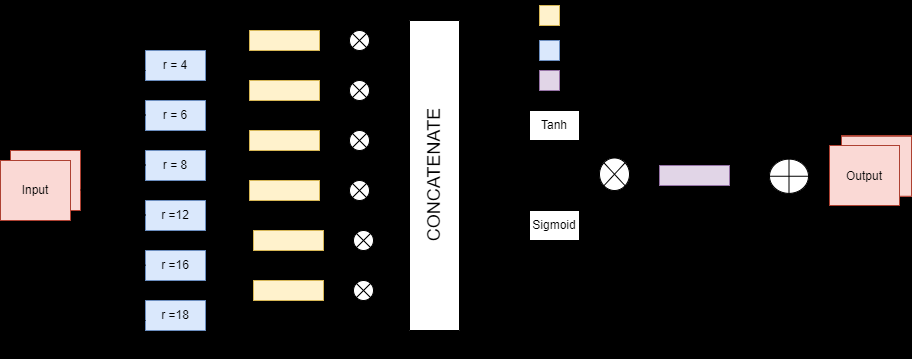
#> input picture images/GLASPP.png, 912 x 359 px
$ python -i preProcess.py   (imports and definitions only)   (older library calls are emulated)
#> lines starting #> are read from the running program, lines starting #| are printed output that depends on the picture
#> further down, picture is the input picture: shape (359, 912, 3); mean B, G, R 38, 38.5, 39.8

import os
import cv2
import sys
from skimage.exposure import match_histograms


def claheapproach(img,cliplimit = 2.0,tilesize = (8,8)):
#> called with cliplimit = 2, tilesize = (8, 8)
    clahe=cv2.createCLAHE(clipLimit= cliplimit, tileGridSize=tilesize)
    lab=cv2.cvtColor(img, cv2.COLOR_BGR2LAB)  # convert from BGR to LAB color space
#> lab: shape (359, 912, 3); mean of channels 0, 1, 2 39.3, 128.4, 128.5
    l,a,b=cv2.split(lab)  # split on 3 different channels
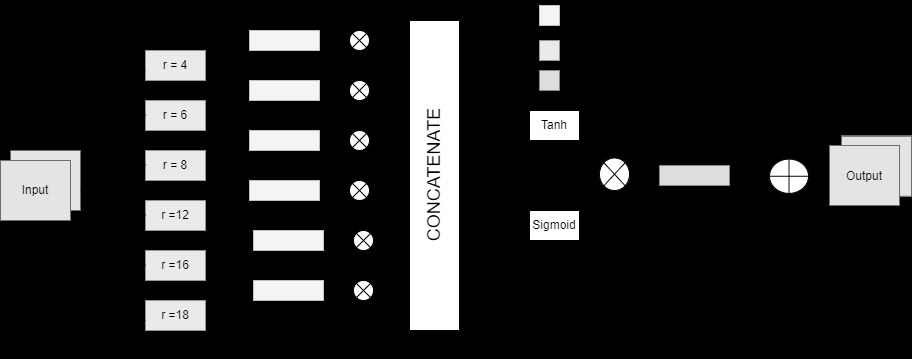
#> l: shape (359, 912); min 0, max 255, mean 39.3
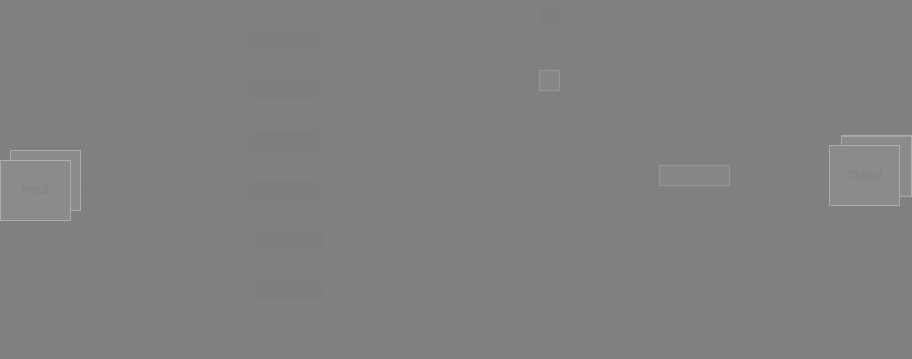
#> a: shape (359, 912); min 126, max 172, mean 128.4
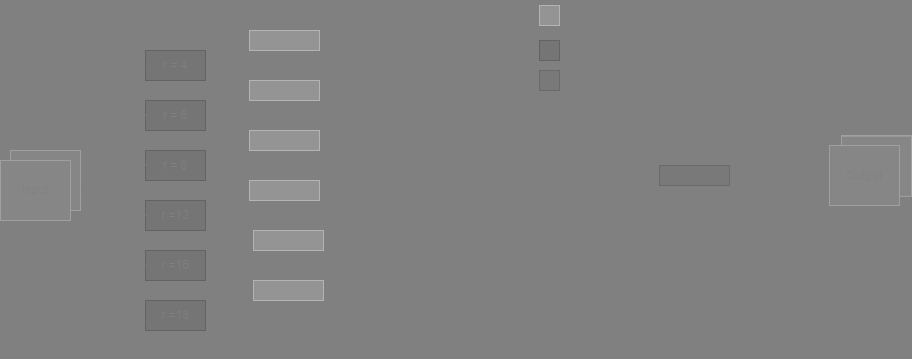
#> b: shape (359, 912); min 99, max 180, mean 128.5
    l2=clahe.apply(l)  # apply CLAHE to the L-channel
    lab=cv2.merge((l2,a,b))  # merge channels
#> lab: shape (359, 912, 3); mean of channels 0, 1, 2 41.9, 128.4, 128.5
    outputimage=cv2.cvtColor(lab, cv2.COLOR_LAB2BGR)  # convert from LAB to BGR
    return outputimage


def preprocess(path, path2):
    subFolders = os.listdir(path)
    for folder in subFolders:
        os.mkdir(os.path.join(path2), folder)
        newPath = os.path.join(path, folder)
        imageFolders = os.listdir(newPath)
        folderA = os.path.join(newPath, imageFolders[0])
        folderB = os.path.join(newPath, imageFolders[1])
        folderLabel = os.path.join(newPath, imageFolders[2])
        os.mkdir(os.path.join(path2, folder, folderA))
        os.mkdir(os.path.join(path2, folder, folderB))
        os.mkdir(os.path.join(path2, folder, folderLabel))
        imageList = os.listdir(folderA)
        for img in imageList:
            imgA = os.path.join(folderA, img)
            imgB = os.path.join(folderB, img)
            label = os.path.join(folderLabel, img)
            imgA = cv2.imread(imgA)                      #reference for matching histograms
            imgB = cv2.imread(imgB)
            label = cv2.imread(label)
            imgBMatched = match_histograms(imgB, imgA, multichannel=True)

            imgA = claheapproach(imgA)
            imgB = claheapproach(imgBMatched)

            cv2.imwrite(os.path.join(path2, folder, folderA), imgA)
            cv2.imwrite(os.path.join(path2, folder, folderB), imgB)
            cv2.imwrite(os.path.join(path2, folder, folderLabel), label)


# [50 lines not run here, left out]


>>> import cv2
>>> picture = cv2.imread('images/GLASPP.png')
>>> result = claheapproach(picture)
